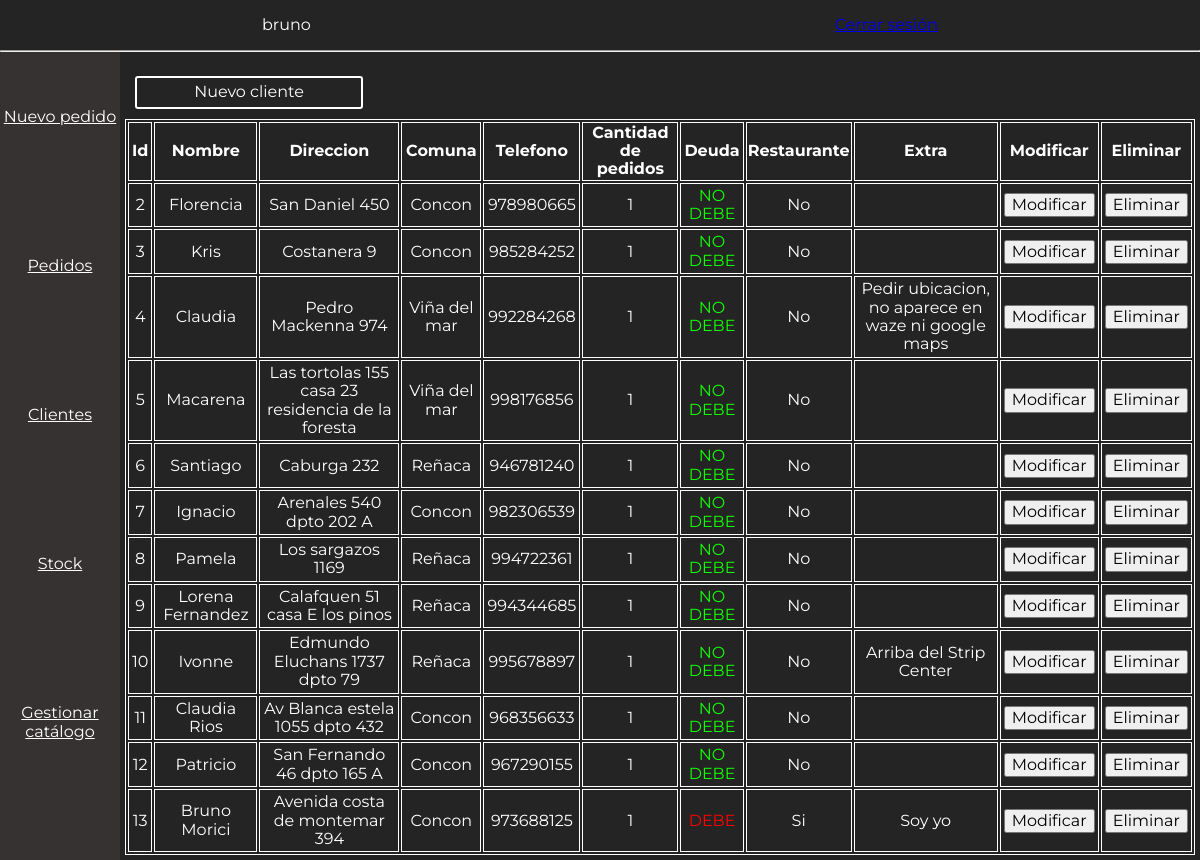
/panel/cargar-cliente (signed in), run on the app's committed database.
### catalogoApp/models.py (models this page shows, shortened)
class Clientes(models.Model):
    nombre = models.CharField(max_length=200)
    direccion = models.TextField()
    comuna = models.CharField(max_length=200)
    telefono = models.CharField(max_length=200) # Unique
    cantidadPedidos = models.IntegerField()
    deuda = models.BooleanField()
    restaurante = models.BooleanField(default=False)
    extra = models.TextField(null=True)

### catalogoApp/views.py (the view, shortened to what this page needs)
# urls.py: path('panel/cargar-cliente', views.cargarCliente, name="cargarCliente"),
def cargarCliente(request):
    if 'userName' not in request.session:
        return redirect('login')
    else:
        lista_clientes = Clientes.objects.all()
        clientes = []
        for cliente in lista_clientes:
            lista_pedidos = Pedidos.objects.filter(cliente_id=cliente.id) # Filtro los pedidos del cliente
            total_deudas = 0 # Cuento las deudas para saber si debe 0 o no
            for pedido in lista_pedidos:
                if pedido.estado_pago == False:
                    total_deudas += 1
            if total_deudas == 0:
                cliente.deuda = False
                debe = "NO DEBE"
                cliente.save()
            else:
                cliente.deuda = True
                debe = "DEBE"
                cliente.save()
            if cliente.restaurante == True:
                restaurante_string = "Si"
            else:
                restaurante_string = "No"
            formateado = [cliente.id,cliente.nombre,cliente.direccion,cliente.comuna,cliente.telefono,cliente.cantidadPedidos,debe,cliente.extra, restaurante_string]
            clientes.append(formateado)
        if request.method == 'GET':
            return render(request, 'cargarCliente.html',{
                'userName': request.session['userName'],
                'clientes': clientes,
            })

### catalogoApp/templates/cargarCliente.html (shortened to what this page needs)
{% extends 'layouts/basePanel.html' %}
{% block content %}
<a class="boton" id="btn-desplegar">Nuevo cliente </a>
<div class="listado">
    <table class="tabla">
        <tr>
            <th>Id</th>
            <th>Nombre</th>
            <th>Direccion</th>
            <th>Comuna</th>
            <th>Telefono</th>
            <th>Cantidad de pedidos</th>
            <th>Deuda</th>
            <th>Restaurante</th>
            <th>Extra</th>
            <th>Modificar</th>
            <th>Eliminar</th>
        </tr>
        {% for cliente in clientes %}
            <tr>
                {% with id=cliente.0 nombre=cliente.1 direccion=cliente.2 comuna=cliente.3 telefono=cliente.4 cantidadPedidos=cliente.5 deuda=cliente.6 extra=cliente.7 restaurante=cliente.8 %}
                    <td>{{id}}</td>
                    <td>{{nombre}}</td>
                    <td>{{direccion}}</td>
                    <td>{{comuna}}</td>
                    <td>{{telefono}}</td>
                    <td>{{cantidadPedidos}}</td>
                    {% if deuda == 'NO DEBE' %}
                    <td class="verde">{{deuda}}</td>
                    {% endif %}
                    {% if deuda == 'DEBE' %}
                    <td class="rojo">{{deuda}}</td>
                    {% endif %}
                    <td>{{restaurante}}</td>
                    <td>{{extra}}</td>
                    <td>
                        <form action="{% url 'modificarCliente' %}" method="GET">
                            <input type="submit" value="Modificar">
                        </form>
                    </td>
                    <td>
                        <form action="{% url 'eliminarCliente' %}" method="POST" onsubmit="return confirmarEliminacion()">
                            <input type="submit" value="Eliminar">
                        </form>
                    </td>
                {% endwith %}
            </tr>
        {% endfor %}
    </table>
</div>
{% endblock %}

### catalogoApp/templates/layouts/basePanel.html (shortened to what this page needs)
{% load static %}
<!DOCTYPE html>
<html lang="es-CL">
<head>
    <link rel="stylesheet" type="text/css" href="{% static 'stylesPanel.css' %}"/>
    <link rel="stylesheet" type="text/css" href="{% static 'normalize.css' %}"/>
</head>
<body>
    <header class="header">
        <p>{{userName}}</p>
        <a href="{% url 'logout' %}">Cerrar sesión</a>
    </header>
    <hr>
    <main class="main">
        <nav class="barraLateral" id="barraLateral">
            <ul>
                <li><a href="{% url 'cargarPedido' %}">Nuevo pedido</a></li>
                <li><a href="{% url 'calendarioPedidos' %}">Pedidos</a></li>
                <li><a href="{% url 'cargarCliente' %}">Clientes</a></li>
                <li><a href="{% url 'cargarStock' %}">Stock</a></li>
                <li><a href="{% url 'gestionCatalogo' %}">Gestionar catálogo</a></li>
            </ul>
        </nav>
        <div class="principal">
            {% block content %}
            {% endblock %}
        </div>
    </main>
</body>
</html>

### catalogoApp/static/stylesPanel.css (style rules this page uses)
:root { --fondoNuevo: #373232; --claroNuevo: #e0d1b1; --fondoViejo: #010909; --claroViejo: #a68868; --fondo: #252424; --claro: #c3ad8d; }
html { font-family: 'Montserrat'; color: #fff; }
body { margin: 0; padding: 0; min-height: 100vh; background-color: var(--fondoNuevo); }
.header { display: flex; flex-direction: row; align-items: center; justify-content: space-around; width: 100%; margin: 0; padding: 0; background-color: var(--fondo); }
hr { margin: 0; padding: 0; }
.main { display: flex; flex-direction: row; }
nav { position: fixed; width: 10%; background-color: #c3ad8d; }
.principal { width: 90%; padding: 5px; margin-left: 10%; background-color: var(--fondo); height: 100%; overflow: scroll; }
nav ul { margin: 0; padding: 0; display: grid; grid-template-columns: 1fr; grid-gap: 20px; height: 93vh; background-color: var(--fondoNuevo); }
nav ul li { padding: 0; margin: 0; display: flex; text-align: center; justify-content: center; align-items: center; list-style: none; }
nav ul li a { margin: auto; color: #fff; }
.boton { padding: 5px; margin: 10px; display: block; position: relative; width: 20%; border-radius: 3px; border: 2px solid #fff; text-align: center; color: #fff; cursor: pointer; }
.tabla, .tabla td, .tabla th { border: 1px solid #fff; }
.tabla { text-align: center; width: 100%; }
.tabla td { padding: 3px; }
.rojo { color: #ff0000; }
.verde { color: #11ff00; }
.barraLateral { z-index: 2; }

### data on the page
Clientes: clientes "Florencia", clientes "San Daniel 450", clientes "Concon", clientes "978980665"
Clientes: clientes "Kris", clientes "Costanera 9", clientes "Concon", clientes "985284252"
Clientes: clientes "Claudia", clientes "Pedro Mackenna 974", clientes "Viña del mar", clientes "992284268", clientes "Pedir ubicacion, no aparece en waze ni google maps"
Clientes: clientes "Macarena", clientes "Las tortolas 155 casa 23 residencia de la foresta", clientes "Viña del mar", clientes "998176856"
Clientes: clientes "Santiago", clientes "Caburga 232", clientes "Reñaca", clientes "946781240"
Clientes: clientes "Ignacio", clientes "Arenales 540 dpto 202 A", clientes "Concon", clientes "982306539"
Clientes: clientes "Pamela", clientes "Los sargazos 1169", clientes "Reñaca", clientes "994722361"
Clientes: clientes "Lorena Fernandez", clientes "Calafquen 51 casa E los pinos", clientes "Reñaca", clientes "994344685"
Clientes: clientes "Ivonne", clientes "Edmundo Eluchans 1737 dpto 79", clientes "Reñaca", clientes "995678897", clientes "Arriba del Strip Center"
Clientes: clientes "Claudia Rios", clientes "Av Blanca estela 1055 dpto 432", clientes "Concon", clientes "968356633"
Clientes: clientes "Patricio", clientes "San Fernando 46 dpto 165 A", clientes "Concon", clientes "967290155"
Clientes: clientes "Bruno Morici", clientes "Avenida costa de montemar 394", clientes "Concon", clientes "973688125", clientes "Soy yo"

### other printed values
{{ userName }} "bruno"
{{ id }} "2" "3" "4" "5" "6" "7" "8" "9" "10" "11" "12" "13"
{{ cantidadPedidos }} "1" "1" "1" "1" "1" "1" "1" "1" "1" "1" "1" "1"
{{ deuda }} "NO DEBE" "NO DEBE" "NO DEBE" "NO DEBE" "NO DEBE" "NO DEBE" "NO DEBE" "NO DEBE" "NO DEBE" "NO DEBE" "NO DEBE"
{{ restaurante }} "No" "No" "No" "No" "No" "No" "No" "No" "No" "No" "No" "Si"
{{ deuda }} "DEBE"
